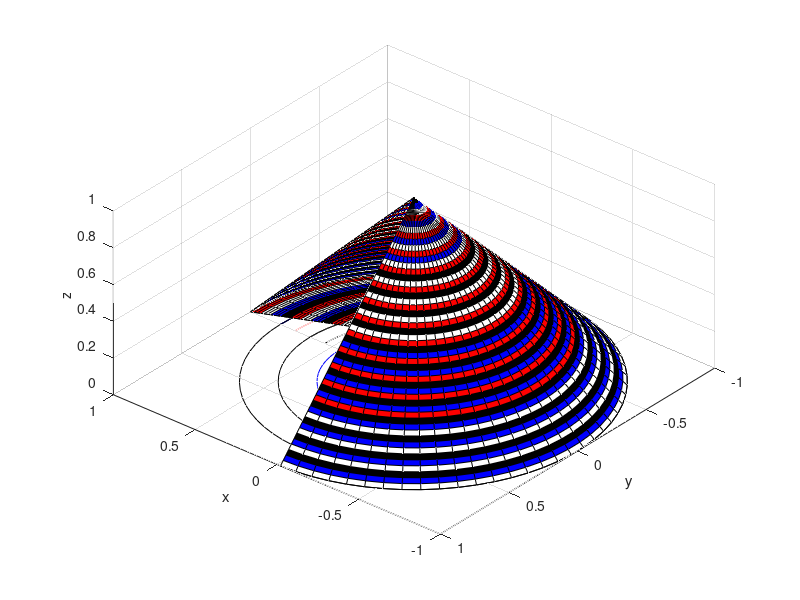

Here is the MATLAB script that generated this plot:
a = -5;
b = +5;
N = 50;

 

xs = linspace(a ,b, N);
ys = linspace(a, b, N);

 

[x, y] = meshgrid(xs, ys);

 

z = 10 -sqrt(x.^2 + y.^2);
clear all
clc
clf
phi_v = linspace(0, 360, 72);
r_v = linspace(0, 1, 50);

 

[phi, r] = meshgrid(phi_v, r_v);

 

x = r .* cosd(phi);
y = r .* sind(phi);
z1 = 1 - r;
z1 (x>0 & y>0) = NaN;
figure(1);
clf;
surfc(x, y, z1);
xlabel 'x';
ylabel 'y';
zlabel 'z';
hold all;

 

z2 = (1-r)/4;
z2(x>0 & y>0) = NaN;
surfc(x, y, z2);
colormap flag
z3 = (1 - r);
contour(x, y, z3);
view(170.5, 39.5);

 

loops = 100
M(loops) = struct('cdata', [], 'colormap', []);
h.Visible = 'off';
for j = 1:loops
    view(80+ 5*j, 30.5);
    axis equal
    drawnow
    M(j) = getframe;
end
h.Visible = 'on';
pause
movie(M);